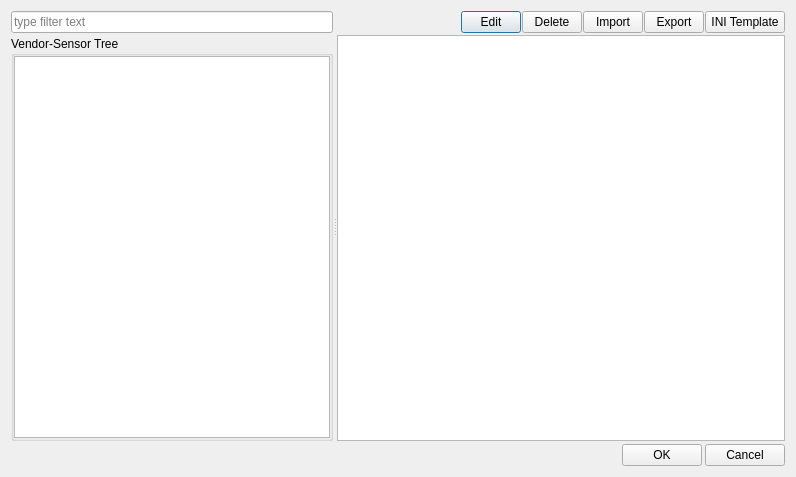
<?xml version="1.0" encoding="UTF-8"?>
<ui version="4.0">
 <class>SensorDetailDialog</class>
 <widget class="QDialog" name="SensorDetailDialog">
  <property name="geometry">
   <rect>
    <x>0</x>
    <y>0</y>
    <width>796</width>
    <height>477</height>
   </rect>
  </property>
  <property name="windowTitle">
   <string>Sensor Detail</string>
  </property>
  <layout class="QVBoxLayout" name="verticalLayout_Total">
   <property name="spacing">
    <number>3</number>
   </property>
   <item>
    <widget class="QSplitter" name="splitter">
     <property name="sizePolicy">
      <sizepolicy hsizetype="Expanding" vsizetype="Expanding">
       <horstretch>0</horstretch>
       <verstretch>0</verstretch>
      </sizepolicy>
     </property>
     <property name="orientation">
      <enum>Qt::Horizontal</enum>
     </property>
     <widget class="QWidget" name="layoutWidget">
      <layout class="QVBoxLayout" name="verticalLayout_Item">
       <property name="spacing">
        <number>3</number>
       </property>
       <item>
        <widget class="QLineEdit" name="m_edtTreeViewFilter">
         <property name="placeholderText">
          <string>type filter text</string>
         </property>
         <property name="clearButtonEnabled">
          <bool>true</bool>
         </property>
        </widget>
       </item>
       <item>
        <widget class="QGroupBox" name="groupBox_Search">
         <property name="sizePolicy">
          <sizepolicy hsizetype="Expanding" vsizetype="Preferred">
           <horstretch>0</horstretch>
           <verstretch>0</verstretch>
          </sizepolicy>
         </property>
         <property name="title">
          <string>Vendor-Sensor Tree</string>
         </property>
         <property name="flat">
          <bool>true</bool>
         </property>
         <layout class="QVBoxLayout" name="verticalLayout_2">
          <property name="leftMargin">
           <number>0</number>
          </property>
          <property name="topMargin">
           <number>0</number>
          </property>
          <property name="rightMargin">
           <number>0</number>
          </property>
          <property name="bottomMargin">
           <number>0</number>
          </property>
          <item>
           <widget class="QTreeView" name="m_treeView">
            <property name="editTriggers">
             <set>QAbstractItemView::NoEditTriggers</set>
            </property>
            <attribute name="headerVisible">
             <bool>false</bool>
            </attribute>
           </widget>
          </item>
         </layout>
        </widget>
       </item>
      </layout>
     </widget>
     <widget class="QWidget" name="layoutWidget2">
      <layout class="QVBoxLayout" name="verticalLayout_Detail">
       <property name="spacing">
        <number>2</number>
       </property>
       <item>
        <layout class="QHBoxLayout" name="horizontalLayout_4">
         <property name="spacing">
          <number>1</number>
         </property>
         <item>
          <spacer name="horizontalSpacer_2">
           <property name="orientation">
            <enum>Qt::Horizontal</enum>
           </property>
           <property name="sizeHint" stdset="0">
            <size>
             <width>40</width>
             <height>20</height>
            </size>
           </property>
          </spacer>
         </item>
         <item>
          <widget class="QPushButton" name="m_btnEdit">
           <property name="maximumSize">
            <size>
             <width>60</width>
             <height>16777215</height>
            </size>
           </property>
           <property name="text">
            <string>Edit</string>
           </property>
          </widget>
         </item>
         <item>
          <widget class="QPushButton" name="m_btnDelete">
           <property name="maximumSize">
            <size>
             <width>60</width>
             <height>16777215</height>
            </size>
           </property>
           <property name="text">
            <string>Delete</string>
           </property>
          </widget>
         </item>
         <item>
          <widget class="QPushButton" name="m_btnImport">
           <property name="maximumSize">
            <size>
             <width>60</width>
             <height>16777215</height>
            </size>
           </property>
           <property name="text">
            <string>Import</string>
           </property>
          </widget>
         </item>
         <item>
          <widget class="QPushButton" name="m_btnExport">
           <property name="maximumSize">
            <size>
             <width>60</width>
             <height>16777215</height>
            </size>
           </property>
           <property name="text">
            <string>Export</string>
           </property>
          </widget>
         </item>
         <item>
          <widget class="QPushButton" name="m_btnExportTemplate">
           <property name="text">
            <string>INI Template</string>
           </property>
          </widget>
         </item>
        </layout>
       </item>
       <item>
        <widget class="QTableView" name="m_tableView">
         <property name="sizePolicy">
          <sizepolicy hsizetype="Preferred" vsizetype="Expanding">
           <horstretch>0</horstretch>
           <verstretch>0</verstretch>
          </sizepolicy>
         </property>
         <property name="editTriggers">
          <set>QAbstractItemView::NoEditTriggers</set>
         </property>
         <property name="selectionMode">
          <enum>QAbstractItemView::SingleSelection</enum>
         </property>
         <property name="selectionBehavior">
          <enum>QAbstractItemView::SelectRows</enum>
         </property>
         <attribute name="verticalHeaderDefaultSectionSize">
          <number>25</number>
         </attribute>
        </widget>
       </item>
      </layout>
     </widget>
    </widget>
   </item>
   <item>
    <layout class="QHBoxLayout" name="horizontalLayout_3">
     <item>
      <widget class="QLabel" name="m_lblSensorName">
       <property name="sizePolicy">
        <sizepolicy hsizetype="Expanding" vsizetype="Preferred">
         <horstretch>0</horstretch>
         <verstretch>0</verstretch>
        </sizepolicy>
       </property>
       <property name="palette">
        <palette>
         <active>
          <colorrole role="WindowText">
           <brush brushstyle="SolidPattern">
            <color alpha="255">
             <red>0</red>
             <green>0</green>
             <blue>255</blue>
            </color>
           </brush>
          </colorrole>
         </active>
         <inactive>
          <colorrole role="WindowText">
           <brush brushstyle="SolidPattern">
            <color alpha="255">
             <red>0</red>
             <green>0</green>
             <blue>255</blue>
            </color>
           </brush>
          </colorrole>
         </inactive>
         <disabled>
          <colorrole role="WindowText">
           <brush brushstyle="SolidPattern">
            <color alpha="255">
             <red>120</red>
             <green>120</green>
             <blue>120</blue>
            </color>
           </brush>
          </colorrole>
         </disabled>
        </palette>
       </property>
       <property name="font">
        <font>
         <pointsize>12</pointsize>
         <weight>75</weight>
         <bold>true</bold>
        </font>
       </property>
       <property name="text">
        <string/>
       </property>
      </widget>
     </item>
     <item>
      <widget class="QPushButton" name="m_btnOK">
       <property name="text">
        <string>OK</string>
       </property>
      </widget>
     </item>
     <item>
      <widget class="QPushButton" name="m_btnCancel">
       <property name="text">
        <string>Cancel</string>
       </property>
      </widget>
     </item>
    </layout>
   </item>
  </layout>
 </widget>
 <resources/>
 <connections/>
</ui>
